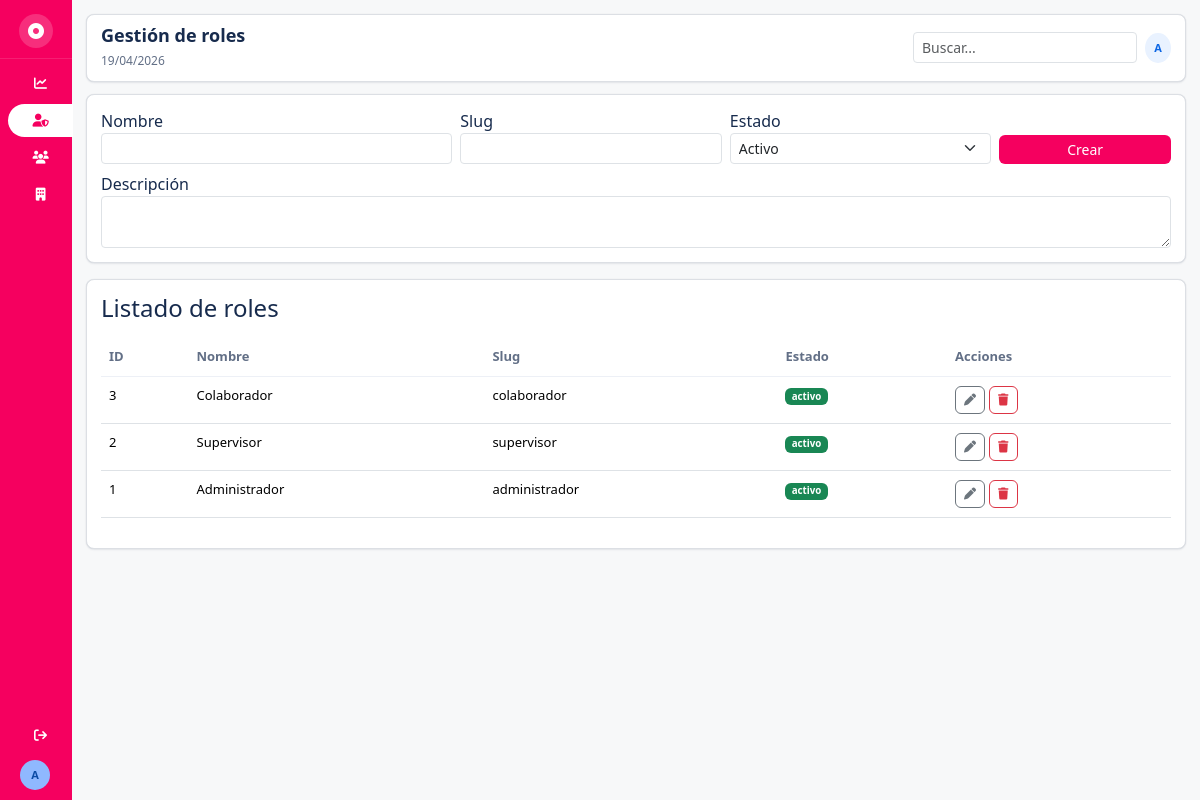
/roles (signed in), run on the app's committed database.
### tables this page shows
CREATE TABLE roles (
  id INT AUTO_INCREMENT PRIMARY KEY,
  nombre VARCHAR(100) NOT NULL UNIQUE,
  slug VARCHAR(100) NOT NULL UNIQUE,
  descripcion TEXT NULL,
  estado ENUM('activo','inactivo') NOT NULL DEFAULT 'activo',
  created_at DATETIME NOT NULL,
  updated_at DATETIME NOT NULL
);

### app/core/Controller.php (called while the page is built, shortened)
<?php
class Controller
{
    protected function view(string $view, array $data = [], string $layout = 'layouts/main'): void
    {
        extract($data, EXTR_SKIP);
        require BASE_PATH . '/app/views/' . $layout . '.php';
    }
}

### app/controllers/RolController.php (called while the page is built, shortened)
<?php
class RolController extends Controller
{
    public function index(): void
    {
        $rolModel = new Rol();
        $permisoModel = new Permiso();
        $rpModel = new RolPermiso();
        $roles = $rolModel->all();
        $selected = isset($_GET['id']) ? $rolModel->find((int) $_GET['id']) : null;
        $this->view('roles/index', [
            'title' => 'Gestión de roles',
            'roles' => $roles,
            'permisos' => $permisoModel->all(),
            'selected' => $selected,
            'selectedPermisos' => $selected ? $rpModel->permisosRol((int) $selected['id']) : [],
        ]);
    }
}

### app/core/Router.php (called while the page is built, shortened)
<?php
class Router
{
    private array $routes = [];
    private function add(string $method, string $path, array $handler, array $meta): void
    {
        $this->routes[$method][$path] = ['handler' => $handler, 'meta' => $meta];
    }
    public function dispatch(string $method, string $uri): void
    {
        $route = $this->routes[$method][$uri] ?? null;
        [$controller, $action] = $route['handler'];
        (new $controller())->$action();
    }
}

### index.php (called while the page is built, shortened)
<?php
spl_autoload_register(function ($class): void {
    $prefix = 'App\\';
    $baseDir = BASE_PATH . '/app/';
    $relativeClass = substr($class, strlen($prefix));
    $file = $baseDir . str_replace('\\', '/', $relativeClass) . '.php';
});
require BASE_PATH . '/app/helpers/functions.php';
$router = new App\Core\Router();
$router->dispatch($_SERVER['REQUEST_METHOD'], request_path());

### app/helpers/functions.php (called while the page is built, shortened)
<?php
function db(): PDO
{
    static $pdo = null;
    if ($pdo instanceof PDO) {
        return $pdo;
    }
    $cfg = require BASE_PATH . '/config/database.php';
    $dsn = sprintf('%s:host=%s;port=%s;dbname=%s;charset=%s', $cfg['driver'], $cfg['host'], $cfg['port'], $cfg['database'], $cfg['charset']);
    $pdo = new PDO($dsn, $cfg['username'], $cfg['password'], [
        PDO::ATTR_ERRMODE => PDO::ERRMODE_EXCEPTION,
        PDO::ATTR_DEFAULT_FETCH_MODE => PDO::FETCH_ASSOC,
    ]);
    return $pdo;
}
function base_path_url(): string
{
    $scriptName = $_SERVER['SCRIPT_NAME'] ?? '';
    $base = str_replace('\\', '/', dirname($scriptName));
    if ($base === '/' || $base === '\\' || $base === '.') {
        return '';
    }
    return rtrim($base, '/');
}
function url(string $path = ''): string
{
    $base = base_path_url();
    $normalizedPath = ltrim($path, '/');
    return ($base !== '' ? $base : '') . '/' . $normalizedPath;
}
function auth_user(): ?array
{
    return $_SESSION['user'] ?? null;
}
function has_permission(string $slug): bool
{
    $user = auth_user();
    if ((int) ($user['rol_id'] ?? 0) === 1) {
        return true;
    }
    $stmt = db()->prepare('SELECT p.slug FROM permisos p INNER JOIN rol_permiso rp ON rp.permiso_id=p.id INNER JOIN usuarios u ON u.rol_id=rp.rol_id WHERE u.id=:id');
    $stmt->execute(['id' => (int) ($user['id'] ?? 0)]);
    $freshPermissions = array_column($stmt->fetchAll(), 'slug');
    return in_array($slug, $freshPermissions, true);
}

### app/core/Model.php (called while the page is built, shortened)
<?php
abstract class Model
{
    public function __construct()
    {
        $this->pdo = db();
    }
}

### app/models/Rol.php (called while the page is built, shortened)
<?php
class Rol extends Model
{
    public function all(): array
    {
        return $this->pdo->query('SELECT * FROM roles ORDER BY id DESC')->fetchAll();
    }
}

### app/views/roles/index.php (the view)
<?php require BASE_PATH . '/app/views/roles/form.php'; ?>
<section class="panel-card mt-3">
    <div class="d-flex justify-content-between mb-2"><h4>Listado de roles</h4></div>
    <table class="table table-sm custom-table">
        <thead><tr><th>ID</th><th>Nombre</th><th>Slug</th><th>Estado</th><th>Acciones</th></tr></thead>
        <tbody>
        <?php foreach ($roles as $rol): ?>
            <tr>
                <td><?= (int) $rol['id'] ?></td><td><?= htmlspecialchars($rol['nombre'], ENT_QUOTES) ?></td><td><?= htmlspecialchars($rol['slug'], ENT_QUOTES) ?></td><td><span class="badge <?= $rol['estado']==='activo'?'bg-success':'bg-secondary' ?>"><?= htmlspecialchars($rol['estado'], ENT_QUOTES) ?></span></td>
                <td class="d-flex gap-1">
                    <a class="btn btn-xs btn-outline-secondary" href="<?= url('roles?id=' . (int) $rol['id']) ?>"><i class="fa fa-pen"></i></a>
                    <form method="post" action="<?= url('roles/delete') ?>" onsubmit="return confirm('¿Eliminar rol?');">
                        <?= csrf_field() ?><input type="hidden" name="id" value="<?= (int) $rol['id'] ?>"><button class="btn btn-xs btn-outline-danger"><i class="fa fa-trash"></i></button>
                    </form>
                </td>
            </tr>
        <?php endforeach; ?>
        </tbody>
    </table>
</section>

### app/views/layouts/main.php (shortened to what this page needs)
<!doctype html>
<html lang="es">
<head>
    <link rel="stylesheet" href="https://cdnjs.cloudflare.com/ajax/libs/font-awesome/6.6.0/css/all.min.css">
    <link rel="stylesheet" href="https://cdn.jsdelivr.net/npm/bootstrap@5.3.3/dist/css/bootstrap.min.css">
    <link rel="stylesheet" href="<?= url('public/assets/css/app.css') ?>">
</head>
<body>
<div class="app-shell">
    <?php require BASE_PATH . '/app/views/layouts/sidebar.php'; ?>
    <main class="app-content">
        <?php require BASE_PATH . '/app/views/layouts/topbar.php'; ?>
        <section class="content-area">
            <?php require $viewFile; ?>
        </section>
    </main>
</div>
</body>
</html>

### app/views/layouts/sidebar.php (shortened to what this page needs)
<?php
$user = auth_user();
$path = request_path();
$canManageRoles = has_permission('gestionar_roles');
$canManageUsuarios = has_permission('gestionar_usuarios');
$canManageEmpresa = has_permission('gestionar_empresa') || (int) ($user['rol_id'] ?? 0) === 1;
?>
<aside class="sidebar" id="mainSidebar">
    <div class="sidebar-head">
        <span class="sidebar-logo"><i class="fa-solid fa-circle-dot"></i></span>
    </div>
    <nav class="sidebar-nav">
        <a href="<?= url('dashboard') ?>" class="sidebar-link <?= str_starts_with($path, '/dashboard') ? 'active' : '' ?>" title="Dashboard">
            <i class="fa-solid fa-chart-line"></i><span>Dashboard</span>
        </a>
        <?php if ($canManageRoles): ?>
            <a href="<?= url('roles') ?>" class="sidebar-link <?= str_starts_with($path, '/roles') ? 'active' : '' ?>" title="Roles">
                <i class="fa-solid fa-user-shield"></i><span>Roles</span>
            </a>
        <?php endif; ?>
        <?php if ($canManageUsuarios): ?>
            <a href="<?= url('usuarios') ?>" class="sidebar-link <?= str_starts_with($path, '/usuarios') ? 'active' : '' ?>" title="Usuarios">
                <i class="fa-solid fa-users"></i><span>Usuarios</span>
            </a>
        <?php endif; ?>
        <?php if ($canManageEmpresa): ?>
            <a href="<?= url('empresa') ?>" class="sidebar-link <?= str_starts_with($path, '/empresa') ? 'active' : '' ?>" title="Empresa">
                <i class="fa-solid fa-building"></i><span>Empresa</span>
            </a>
        <?php endif; ?>
    </nav>
    <div class="sidebar-foot">
        <a href="<?= url('logout') ?>" class="sidebar-link" title="Salir">
            <i class="fa-solid fa-arrow-right-from-bracket"></i><span>Salir</span>
        </a>
        <div class="sidebar-user" title="<?= htmlspecialchars($user['nombre'] ?? 'Usuario', ENT_QUOTES) ?>"><?= strtoupper(substr($user['nombre'] ?? 'A', 0, 1)) ?></div>
    </div>
</aside>

### app/views/layouts/topbar.php
<header class="topbar">
    <div>
        <h1><?= htmlspecialchars($title ?? 'Panel', ENT_QUOTES) ?></h1>
        <small><?= date('d/m/Y') ?></small>
    </div>
    <div class="topbar-actions">
        <input type="search" class="form-control form-control-sm" placeholder="Buscar...">
        <div class="avatar-chip"><?= strtoupper(substr(auth_user()['nombre'] ?? 'A', 0, 1)) ?></div>
    </div>
</header>

### app/views/roles/form.php (shortened to what this page needs)
<form method="post" action="<?= url($selected ? 'roles/update' : 'roles/store') ?>" class="panel-card">
    <div class="row g-2">
        <div class="col-md-4"><label>Nombre</label><input class="form-control form-control-sm" name="nombre" required value="<?= htmlspecialchars($selected['nombre'] ?? '', ENT_QUOTES) ?>"></div>
        <div class="col-md-3"><label>Slug</label><input class="form-control form-control-sm" name="slug" required value="<?= htmlspecialchars($selected['slug'] ?? '', ENT_QUOTES) ?>"></div>
        <div class="col-md-3"><label>Estado</label><select name="estado" class="form-select form-select-sm"><option value="activo">Activo</option></select></div>
        <div class="col-md-2 d-flex align-items-end"><button class="btn btn-sm btn-fuchsia w-100"><?= $selected ? 'Actualizar' : 'Crear' ?></button></div>
        <div class="col-12"><label>Descripción</label><textarea class="form-control form-control-sm" name="descripcion"><?= htmlspecialchars($selected['descripcion'] ?? '', ENT_QUOTES) ?></textarea></div>
    </div>
</form>

### public/assets/css/app.css (style rules this page uses)
:root { --atl-bg: #F7F8F9; --atl-surface: #FFFFFF; --atl-sidebar: #F5005F; --atl-sidebar-soft: #282E33; --atl-text: #172B4D; --atl-text-soft: #44546F; --atl-icon: #42526E; --atl-border: #DCDFE4; --atl-hover: #091E420F; --atl-active: #E9F2FF; --atl-active-text: #0C66E4; --atl-primary: #F5005F; --atl-success: #1F845A; --atl-danger: #C9372C; --atl-shadow: 0 1px 2px rgba(9, 30, 66, 0.08), 0 0 1px rgba(9, 30, 66, 0.12); --atl-radius-sm: 6px; --atl-radius-md: 8px; --atl-radius-lg: 12px; --atl-global-sidebar-width: 72px; --atl-context-sidebar-width: 280px; }
* { box-sizing: border-box; }
body { margin: 0; font-family: 'Atlassian Sans', 'Segoe UI', Inter, system-ui, sans-serif; color: var(--atl-text); background: var(--atl-bg); }
.app-shell { display: flex; min-height: 100vh; }
.app-content { flex: 1; padding: 14px; }
.topbar { background: var(--atl-surface); border: 1px solid var(--atl-border); border-radius: var(--atl-radius-md); padding: 10px 14px; box-shadow: var(--atl-shadow); display: flex; justify-content: space-between; align-items: center; }
.topbar h1 { margin: 0; font-size: 18px; font-weight: 600; }
.topbar small { color: #626F86; font-size: 12px; }
.topbar-actions { display: flex; gap: 8px; align-items: center; }
.avatar-chip { width: 30px; height: 30px; border-radius: 50%; background: #E9F2FF; color: #0C66E4; display: flex; align-items: center; justify-content: center; font-size: 11px; font-weight: 600; }
.content-area { margin-top: 12px; }
.panel-card, .kpi-card { background: var(--atl-surface); border-radius: var(--atl-radius-md); box-shadow: var(--atl-shadow); padding: 14px; border: 1px solid var(--atl-border); }
.custom-table thead th { color: #626F86; font-weight: 600; border-bottom: 1px solid #edf0f6; }
.custom-table td, .custom-table th { padding: 9px 8px; font-size: 13px; }
.btn-fuchsia, .btn-primary { background: var(--atl-primary); color: #fff; border: none; border-radius: var(--atl-radius-sm); }
.btn-xs { padding: 4px 8px; font-size: 12px; }
.sidebar { width: 72px; min-width: 72px; background: var(--atl-sidebar); color: #fff; min-height: 100vh; padding: 10px 0; display: flex; flex-direction: column; gap: 8px; }
.sidebar-head { display: flex; align-items: center; justify-content: center; padding: 4px 0 10px; border-bottom: 1px solid rgba(255,255,255,.12); }
.sidebar-logo { width: 34px; height: 34px; border-radius: 50%; background: rgba(255,255,255,.18); display: inline-flex; align-items: center; justify-content: center; color: #fff; }
.sidebar-nav { display: grid; gap: 4px; }
.sidebar-link { display: flex; align-items: center; justify-content: center; color: #fff; text-decoration: none; padding: 10px 0; border-radius: 999px 0 0 999px; margin-left: 8px; margin-right: -1px; font-size: 13px; position: relative; }
.sidebar-link.active { background: #fff; color: var(--atl-primary); font-weight: 600; }
.sidebar-link i { width: 16px; text-align: center; }
.sidebar-foot { margin-top: auto; display: grid; gap: 8px; }
.sidebar-user { width: 30px; height: 30px; border-radius: 50%; background: #8FB8FF; color: #0C4BA5; display: flex; align-items: center; justify-content: center; font-size: 11px; font-weight: 600; margin-left: 20px; }

### data on the page
roles: id "3", nombre "Colaborador", slug "colaborador", estado "activo"
roles: id "2", nombre "Supervisor", slug "supervisor", estado "activo"
roles: id "1", nombre "Administrador", slug "administrador", estado "activo"

### other printed values
substr($user['nombre'] ?? 'A', 0, 1) "A"
$title "Gestión de roles"
substr(auth_user()['nombre'] ?? 'A', 0, 1) "A"
